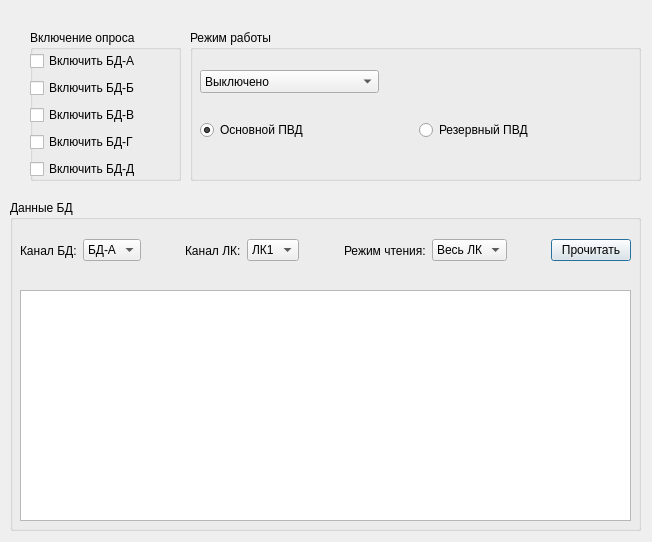
<?xml version="1.0" encoding="UTF-8"?>
<ui version="4.0">
 <class>dManualPVD</class>
 <widget class="QDialog" name="dManualPVD">
  <property name="geometry">
   <rect>
    <x>0</x>
    <y>0</y>
    <width>652</width>
    <height>542</height>
   </rect>
  </property>
  <property name="windowTitle">
   <string>Ручное управление имитатором ПВД</string>
  </property>
  <widget class="QGroupBox" name="groupBox">
   <property name="geometry">
    <rect>
     <x>30</x>
     <y>30</y>
     <width>151</width>
     <height>151</height>
    </rect>
   </property>
   <property name="title">
    <string>Включение опроса</string>
   </property>
   <widget class="QWidget" name="verticalLayoutWidget">
    <property name="geometry">
     <rect>
      <x>0</x>
      <y>20</y>
      <width>151</width>
      <height>131</height>
     </rect>
    </property>
    <layout class="QVBoxLayout" name="verticalLayout">
     <item>
      <widget class="QCheckBox" name="cbBD_A_On">
       <property name="text">
        <string>Включить БД-А</string>
       </property>
      </widget>
     </item>
     <item>
      <widget class="QCheckBox" name="cbBD_B_On">
       <property name="text">
        <string>Включить БД-Б</string>
       </property>
      </widget>
     </item>
     <item>
      <widget class="QCheckBox" name="cbBD_V_On">
       <property name="text">
        <string>Включить БД-В</string>
       </property>
      </widget>
     </item>
     <item>
      <widget class="QCheckBox" name="cbBD_G_On">
       <property name="text">
        <string>Включить БД-Г</string>
       </property>
      </widget>
     </item>
     <item>
      <widget class="QCheckBox" name="cbBD_D_On">
       <property name="text">
        <string>Включить БД-Д</string>
       </property>
      </widget>
     </item>
    </layout>
   </widget>
  </widget>
  <widget class="QGroupBox" name="groupBox_3">
   <property name="geometry">
    <rect>
     <x>190</x>
     <y>30</y>
     <width>451</width>
     <height>151</height>
    </rect>
   </property>
   <property name="title">
    <string>Режим работы</string>
   </property>
   <widget class="QComboBox" name="cbStatus">
    <property name="geometry">
     <rect>
      <x>10</x>
      <y>40</y>
      <width>179</width>
      <height>23</height>
     </rect>
    </property>
    <item>
     <property name="text">
      <string>Выключено</string>
     </property>
    </item>
    <item>
     <property name="text">
      <string>Работа</string>
     </property>
    </item>
    <item>
     <property name="text">
      <string>Тест BRAM</string>
     </property>
    </item>
    <item>
     <property name="text">
      <string>Самоконтроль</string>
     </property>
    </item>
   </widget>
   <widget class="QWidget" name="horizontalLayoutWidget_2">
    <property name="geometry">
     <rect>
      <x>10</x>
      <y>80</y>
      <width>431</width>
      <height>41</height>
     </rect>
    </property>
    <layout class="QHBoxLayout" name="horizontalLayout_2">
     <item>
      <widget class="QRadioButton" name="rbPVD_Osn">
       <property name="text">
        <string>Основной ПВД</string>
       </property>
       <property name="checked">
        <bool>true</bool>
       </property>
      </widget>
     </item>
     <item>
      <widget class="QRadioButton" name="rbPVD_Res">
       <property name="text">
        <string>Резервный ПВД</string>
       </property>
      </widget>
     </item>
    </layout>
   </widget>
  </widget>
  <widget class="QGroupBox" name="groupBox_4">
   <property name="geometry">
    <rect>
     <x>10</x>
     <y>200</y>
     <width>631</width>
     <height>331</height>
    </rect>
   </property>
   <property name="title">
    <string>Данные БД</string>
   </property>
   <widget class="QTableView" name="tbBD">
    <property name="geometry">
     <rect>
      <x>10</x>
      <y>90</y>
      <width>611</width>
      <height>231</height>
     </rect>
    </property>
    <property name="editTriggers">
     <set>QAbstractItemView::NoEditTriggers</set>
    </property>
    <property name="selectionMode">
     <enum>QAbstractItemView::SingleSelection</enum>
    </property>
    <attribute name="horizontalHeaderDefaultSectionSize">
     <number>36</number>
    </attribute>
    <attribute name="horizontalHeaderMinimumSectionSize">
     <number>36</number>
    </attribute>
    <attribute name="verticalHeaderDefaultSectionSize">
     <number>25</number>
    </attribute>
   </widget>
   <widget class="QWidget" name="horizontalLayoutWidget">
    <property name="geometry">
     <rect>
      <x>10</x>
      <y>30</y>
      <width>611</width>
      <height>41</height>
     </rect>
    </property>
    <layout class="QHBoxLayout" name="horizontalLayout">
     <item>
      <widget class="QLabel" name="label_3">
       <property name="text">
        <string>Канал БД:</string>
       </property>
      </widget>
     </item>
     <item>
      <widget class="QComboBox" name="cbReadBD">
       <item>
        <property name="text">
         <string>БД-А</string>
        </property>
       </item>
       <item>
        <property name="text">
         <string>БД-Б</string>
        </property>
       </item>
       <item>
        <property name="text">
         <string>БД-В</string>
        </property>
       </item>
       <item>
        <property name="text">
         <string>БД-Г</string>
        </property>
       </item>
       <item>
        <property name="text">
         <string>БД-Д</string>
        </property>
       </item>
      </widget>
     </item>
     <item>
      <spacer name="horizontalSpacer_3">
       <property name="orientation">
        <enum>Qt::Horizontal</enum>
       </property>
       <property name="sizeHint" stdset="0">
        <size>
         <width>40</width>
         <height>20</height>
        </size>
       </property>
      </spacer>
     </item>
     <item>
      <widget class="QLabel" name="label">
       <property name="text">
        <string>Канал ЛК:</string>
       </property>
      </widget>
     </item>
     <item>
      <widget class="QComboBox" name="cbReadLK">
       <item>
        <property name="text">
         <string>ЛК1</string>
        </property>
       </item>
       <item>
        <property name="text">
         <string>ЛК2</string>
        </property>
       </item>
       <item>
        <property name="text">
         <string>ЛК3</string>
        </property>
       </item>
       <item>
        <property name="text">
         <string>ЛК4</string>
        </property>
       </item>
      </widget>
     </item>
     <item>
      <spacer name="horizontalSpacer_2">
       <property name="orientation">
        <enum>Qt::Horizontal</enum>
       </property>
       <property name="sizeHint" stdset="0">
        <size>
         <width>40</width>
         <height>20</height>
        </size>
       </property>
      </spacer>
     </item>
     <item>
      <widget class="QLabel" name="label_2">
       <property name="text">
        <string>Режим чтения:</string>
       </property>
      </widget>
     </item>
     <item>
      <widget class="QComboBox" name="cbReadRegim">
       <item>
        <property name="text">
         <string>Весь ЛК</string>
        </property>
       </item>
       <item>
        <property name="text">
         <string>1 СИТ</string>
        </property>
       </item>
       <item>
        <property name="text">
         <string>2 СИТ</string>
        </property>
       </item>
       <item>
        <property name="text">
         <string>3 СИТ</string>
        </property>
       </item>
      </widget>
     </item>
     <item>
      <spacer name="horizontalSpacer">
       <property name="orientation">
        <enum>Qt::Horizontal</enum>
       </property>
       <property name="sizeHint" stdset="0">
        <size>
         <width>40</width>
         <height>20</height>
        </size>
       </property>
      </spacer>
     </item>
     <item>
      <widget class="QPushButton" name="pbRead">
       <property name="text">
        <string>Прочитать</string>
       </property>
      </widget>
     </item>
    </layout>
   </widget>
  </widget>
 </widget>
 <resources/>
 <connections/>
</ui>
